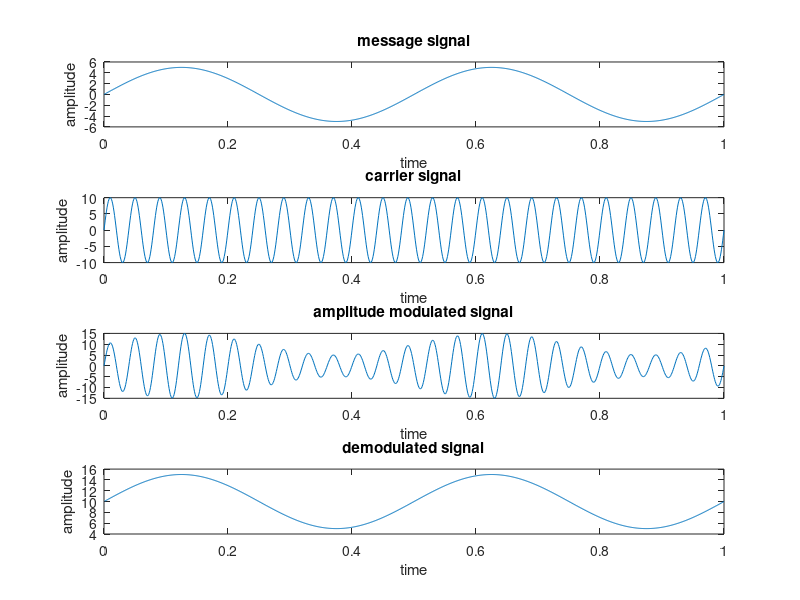

The MATLAB script that drew this image:
clear;close;clc;
t=0:0.001:1;
vm=5;
vc=10;
fm=2;
fc=25;
m=vm*sin(2*pi*fm*t);
c=vc*sin(2*pi*fc*t);
amp=vc+m;
am=amp.*sin(2*pi*fc*t);
subplot(4,1,1);
plot(t,m);
xlabel('time');
ylabel('amplitude');
title('message signal');
subplot(4,1,2);
plot(t,c);
xlabel('time');
ylabel('amplitude');
title('carrier signal');
subplot(4,1,3);
plot(t,am);
xlabel('time');
ylabel('amplitude');
title('amplitude modulated signal');
demod = am./sin(2*pi*fc*t);
subplot(4,1,4);
plot(t,demod);
xlabel('time');
ylabel('amplitude');
title('demodulated signal');
